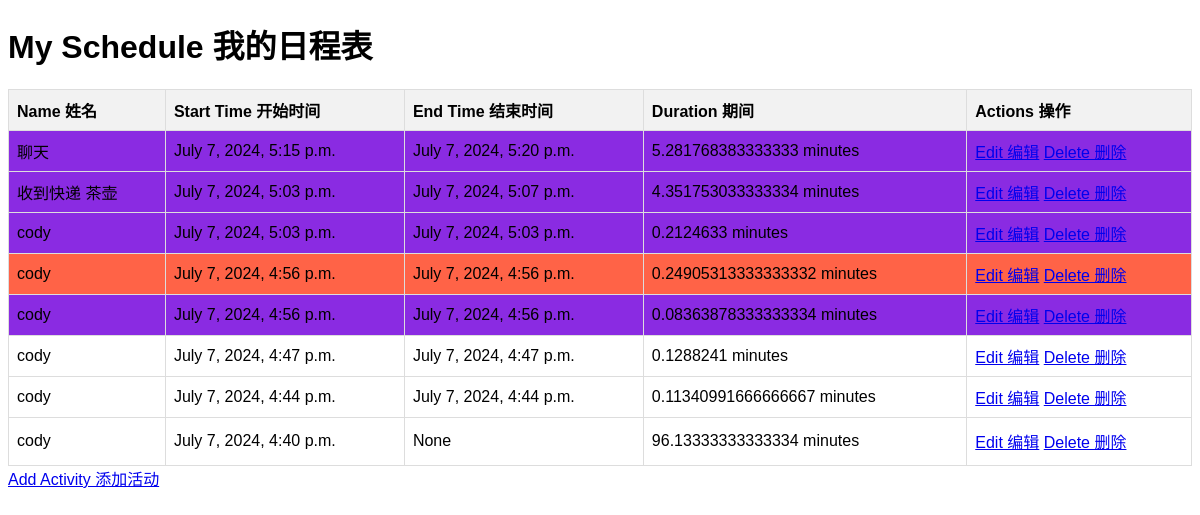
/, run on an earlier commit of the app's database.
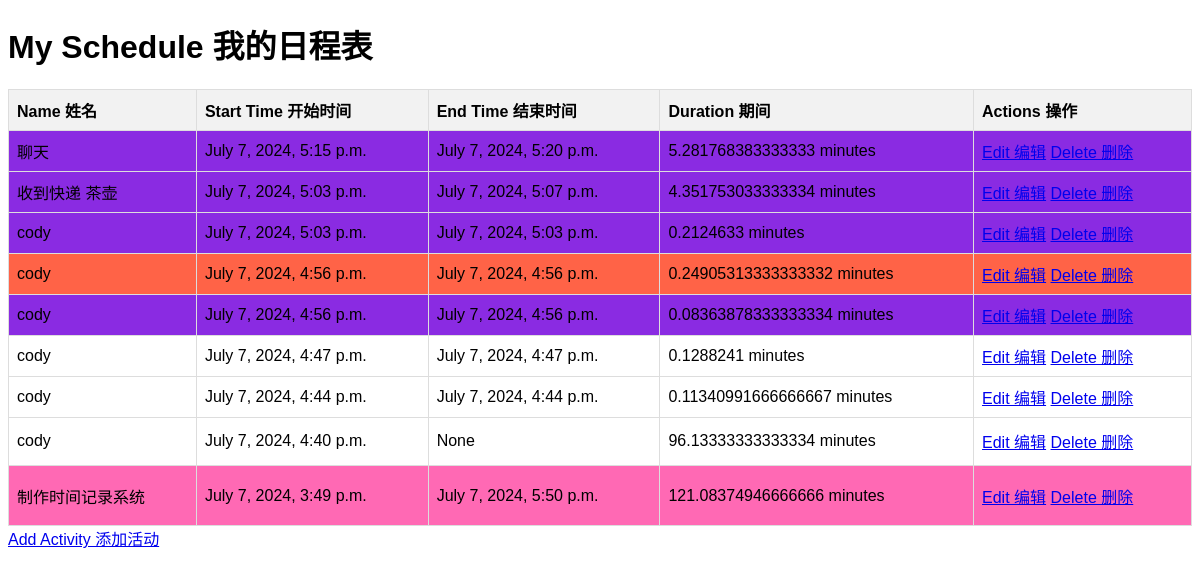
And on a later commit of the database.
### records/models.py (models this page shows, shortened)
class Activity(models.Model):
    ACTIVITY_TYPE_CHOICES = [
        ('study', '重要学习'),
        ('work', '重要工作'),
        ('exercise', '锻炼'),
        ('life', '日常生活'),
        ('rest', '休息'),
        ('entertainment', '娱乐'),
    ]
    COLOR_CHOICES = {
        'study': '#FF6347',        # Tomato
        'work': '#4682B4',         # SteelBlue
        'exercise': '#32CD32',     # LimeGreen
        'life': '#FFD700',         # Gold
        'rest': '#8A2BE2',         # BlueViolet
        'entertainment': '#FF69B4' # HotPink
    }
    name = models.CharField(max_length=100)
    start_time = models.DateTimeField(default=timezone.now)
    end_time = models.DateTimeField(null=True, blank=True)
    activity_type = models.CharField(max_length=20, choices=ACTIVITY_TYPE_CHOICES, default='rest')
    color = models.CharField(max_length=7, default='#FFFFFF')  # Hex color code
    def duration_minutes(self):
        if self.end_time:
            duration = self.end_time - self.start_time
        else:
            duration = timezone.now() - self.start_time
        return duration.total_seconds() / 60  # duration in minutes
    def scaled_duration(self, scale=2, min_height=20):
        scaled_height = self.duration_minutes() / scale
        return max(scaled_height, min_height)

### records/views.py (the view)
# urls.py: path('', views.index, name='index'),
def index(request):
    activities = Activity.objects.all().order_by('-start_time')
    return render(request, 'records/index.html', {'activities': activities})

### records/templates/records/index.html (shortened to what this page needs)
<!DOCTYPE html>
<html>
<head>
</head>
<body>
    <h1>My Schedule 我的日程表</h1>
    <table>
        <tr>
            <th>Name 姓名</th>
            <th>Start Time 开始时间</th>
            <th>End Time 结束时间</th>
            <th>Duration 期间</th>
            <th>Actions 操作</th>
        </tr>
        {% for activity in activities %}
        <tr style="background-color: {{ activity.color }}; height: {{ activity.scaled_duration }}px;">
            <td>{{ activity.name }}</td>
            <td>{{ activity.start_time }}</td>
            <td>{{ activity.end_time }}</td>
            <td>{{ activity.duration_minutes }} minutes</td>
            <td>
                <a href="{% url 'update_activity' activity.pk %}">Edit 编辑</a>
                <a href="{% url 'delete_activity' activity.pk %}">Delete 删除</a>
            </td>
        </tr>
        {% endfor %}
    </table>
    <a href="{% url 'add_activity' %}">Add Activity 添加活动</a>
</body>
</html>

What changed in the data, as far as the page shows it:
added Activity: name "制作时间记录系统", start_time "July 7, 2024, 3:49 p.m.", end_time "July 7, 2024, 5:50 p.m.", duration_minutes "121.08374946666666", color "#FF69B4" (drawn)
